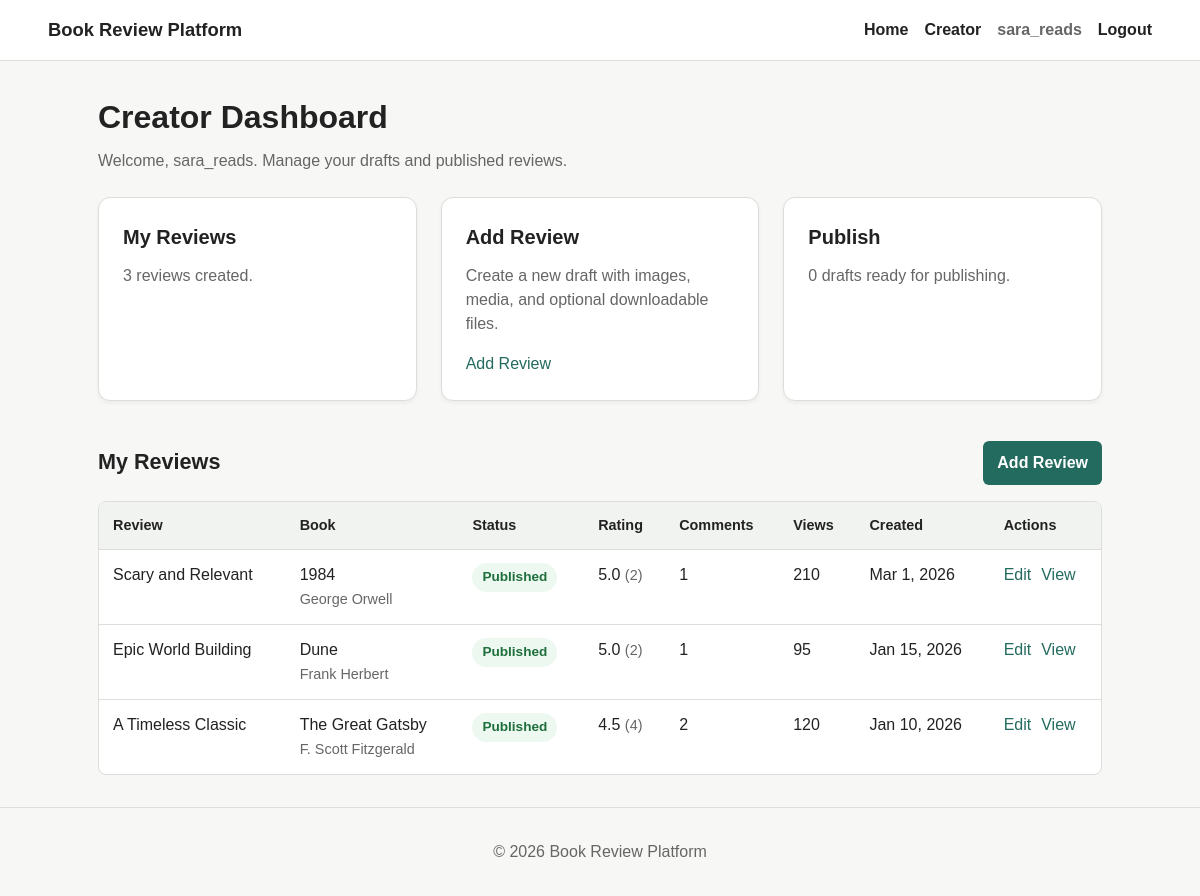
The page /creator/index.php (signed in) on the database its author committed.
### tables this page shows
CREATE TABLE dbProj_reviews (
    review_id           INT AUTO_INCREMENT PRIMARY KEY,
    book_id             INT NOT NULL,
    user_id             INT NOT NULL,
    review_title        VARCHAR(200) NOT NULL,
    review_content      TEXT NOT NULL,
    cover_image         VARCHAR(255),
    media_file          VARCHAR(255),           
    downloadable_file   VARCHAR(255),           
    status              ENUM('draft', 'published') DEFAULT 'draft',
    view_count          INT DEFAULT 0,
    created_at          DATETIME DEFAULT CURRENT_TIMESTAMP,
    FOREIGN KEY (book_id) REFERENCES dbProj_books(book_id),
    FOREIGN KEY (user_id) REFERENCES dbProj_users(user_id),
    FULLTEXT INDEX ft_reviews (review_title, review_content)
);

CREATE TABLE dbProj_books (
    book_id         INT AUTO_INCREMENT PRIMARY KEY,
    title           VARCHAR(200) NOT NULL,
    author          VARCHAR(150) NOT NULL,
    description     TEXT,
    cover_image     VARCHAR(255),
    category_id     INT,
    added_by        INT,
    created_at      DATETIME DEFAULT CURRENT_TIMESTAMP,
    FOREIGN KEY (category_id) REFERENCES dbProj_categories(category_id),
    FOREIGN KEY (added_by) REFERENCES dbProj_users(user_id),
    FULLTEXT INDEX ft_books (title, author, description)    
);

### includes/auth.php (called while the page is built, shortened)
<?php
function current_user(): ?array
{
    return $_SESSION['user'] ?? null;
}

### config/database.php (called while the page is built, shortened)
<?php
function db(): PDO
{
    $dsn = sprintf(
        'mysql:host=%s;dbname=%s;charset=%s',
        $_ENV['DB_HOST']    ?? DB_HOST,
        $_ENV['DB_NAME']    ?? DB_NAME,
        $_ENV['DB_CHARSET'] ?? DB_CHARSET
    );
    $pdo = new PDO($dsn, $_ENV['DB_USER'] ?? 'root', $_ENV['DB_PASS'] ?? '', [
        PDO::ATTR_ERRMODE            => PDO::ERRMODE_EXCEPTION,
        PDO::ATTR_DEFAULT_FETCH_MODE => PDO::FETCH_ASSOC,
        PDO::ATTR_EMULATE_PREPARES   => false,
    ]);
    return $pdo;
}

### creator/index.php (the view, shortened to what this page needs)
<?php
require_once __DIR__ . '/../config/database.php';
require_once __DIR__ . '/../includes/auth.php';
require_once __DIR__ . '/../includes/layout.php';
$user = current_user();
$reviews = [];
$loadError = '';
$draftCount = 0;
try {
    $stmt = db()->prepare(
        "SELECT
            r.review_id,
            r.review_title,
            r.status,
            r.view_count,
            r.created_at,
            b.title AS book_title,
            b.author AS book_author,
            ROUND(AVG(rt.rating), 1) AS average_rating,
            COUNT(rt.rating_id) AS rating_count,
            COUNT(DISTINCT cm.comment_id) AS comment_count
        FROM dbProj_reviews r
        INNER JOIN dbProj_books b ON r.book_id = b.book_id
        LEFT JOIN dbProj_ratings rt ON r.review_id = rt.review_id
        LEFT JOIN dbProj_comments cm ON r.review_id = cm.review_id
        WHERE r.user_id = :user_id
        GROUP BY
            r.review_id,
            r.review_title,
            r.status,
            r.view_count,
            r.created_at,
            b.title,
            b.author
        ORDER BY r.created_at DESC"
    );
    $stmt->execute([':user_id' => $user['id']]);
    $reviews = $stmt->fetchAll();
    $draftCount = count(array_filter($reviews, static fn (array $review): bool => $review['status'] === 'draft'));
} catch (PDOException $exception) {
    $loadError = 'Your reviews could not be loaded. Check the database connection.';
}
?>
<section class="page-intro">
    <h1>Creator Dashboard</h1>
    <p>Welcome, <?= e($user['username'] ?? 'creator') ?>. Manage your drafts and published reviews.</p>
</section>
<section class="dashboard-grid" aria-label="Creator actions">
    <article class="dashboard-card">
        <h2>My Reviews</h2>
        <p><?= count($reviews) ?> review<?= count($reviews) === 1 ? '' : 's' ?> created.</p>
    </article>
    <article class="dashboard-card">
        <h2>Add Review</h2>
        <p>Create a new draft with images, media, and optional downloadable files.</p>
        <a href="create.php">Add Review</a>
    </article>
    <article class="dashboard-card">
        <h2>Publish</h2>
        <p><?= $draftCount ?> draft<?= $draftCount === 1 ? '' : 's' ?> ready for publishing.</p>
    </article>
</section>
<?php if ($loadError !== ''): ?>
    <section class="notice notice-error">
        <p><?= e($loadError) ?></p>
    </section>
<?php else: ?>
    <section class="table-panel" id="my-reviews" aria-labelledby="creator-reviews-title">
        <div class="section-heading">
            <h2 id="creator-reviews-title">My Reviews</h2>
            <a class="button-link" href="create.php">Add Review</a>
        </div>
        <div class="responsive-table">
            <table>
                <thead>
                    <tr>
                        <th scope="col">Review</th>
                        <th scope="col">Book</th>
                        <th scope="col">Status</th>
                        <th scope="col">Rating</th>
                        <th scope="col">Comments</th>
                        <th scope="col">Views</th>
                        <th scope="col">Created</th>
                        <th scope="col">Actions</th>
                    </tr>
                </thead>
                <tbody>
                    <?php foreach ($reviews as $review): ?>
                        <tr>
                            <td><?= e($review['review_title']) ?></td>
                            <td>
                                <?= e($review['book_title']) ?><br>
                                <span class="muted-text"><?= e($review['book_author']) ?></span>
                            </td>
                            <td>
                                <span class="status-badge status-<?= e($review['status']) ?>">
                                    <?= e(ucfirst((string) $review['status'])) ?>
                                </span>
                            </td>
                            <td>
                                <?php if ($review['average_rating'] === null): ?>
                                    <span class="muted-text">No ratings</span>
                                <?php else: ?>
                                    <?= e((string) $review['average_rating']) ?>
                                    <span class="muted-text">(<?= e((string) $review['rating_count']) ?>)</span>
                                <?php endif; ?>
                            </td>
                            <td><?= e((string) $review['comment_count']) ?></td>
                            <td><?= e((string) $review['view_count']) ?></td>
                            <td><?= e(date('M j, Y', strtotime((string) $review['created_at']))) ?></td>
                            <td>
                                <div class="table-actions">
                                    <a href="edit.php?id=<?= e((string) $review['review_id']) ?>">Edit</a>
                                    <?php if ($review['status'] === 'draft'): ?>
                                        <a href="publish.php?id=<?= e((string) $review['review_id']) ?>">Publish</a>
                                    <?php else: ?>
                                        <a href="../review.php?id=<?= e((string) $review['review_id']) ?>">View</a>
                                    <?php endif; ?>
                                </div>
                            </td>
                        </tr>
                    <?php endforeach; ?>
                </tbody>
            </table>
        </div>
    </section>
<?php endif; ?>

### assets/css/style.css (style rules this page uses)
:root { --bg: #f7f7f5; --surface: #ffffff; --text: #222222; --muted: #666666; --border: #ddddda; --accent: #246b5f; --accent-dark: #174a42; --danger-bg: #fff1f0; --danger-border: #e6b8b5; --danger-text: #8a2b24; --success-bg: #edf8f1; --success-border: #b7dcc4; --success-text: #1f6f3c; }
* { box-sizing: border-box; }
body { margin: 0; background: var(--bg); color: var(--text); font-family: Arial, Helvetica, sans-serif; line-height: 1.5; }
a { color: var(--accent); text-decoration: none; }
.page-intro { margin-bottom: 24px; }
.page-intro h1 { font-size: 2rem; margin: 0 0 8px; }
.page-intro p { color: var(--muted); margin: 0; }
.dashboard-grid { display: grid; gap: 24px; grid-template-columns: repeat(auto-fit, minmax(280px, 1fr)); margin-bottom: 40px; }
.dashboard-card { background: var(--surface); border: 1px solid var(--border); border-radius: 12px; padding: 24px; box-shadow: 0 2px 4px rgba(0,0,0,0.05); display: flex; flex-direction: column; }
.dashboard-card h2 { font-size: 1.25rem; margin: 0 0 12px; }
.dashboard-card p { color: var(--muted); margin: 0 0 16px; flex-grow: 1; }
.dashboard-card p:last-child { margin-bottom: 0; }
.section-heading { align-items: center; display: flex; gap: 16px; justify-content: space-between; margin: 28px 0 16px; }
.section-heading h2 { font-size: 1.35rem; margin: 0; }
.table-panel { margin-top: 24px; }
.responsive-table { background: var(--surface); border: 1px solid var(--border); border-radius: 8px; overflow-x: auto; }
table { border-collapse: collapse; min-width: 900px; width: 100%; }
th, td { border-bottom: 1px solid var(--border); padding: 13px 14px; text-align: left; vertical-align: top; }
th { background: #f1f3f0; font-size: 0.9rem; }
tr:last-child td { border-bottom: 0; }
.muted-text { color: var(--muted); font-size: 0.9rem; }
.status-badge { border-radius: 999px; display: inline-block; font-size: 0.85rem; font-weight: 700; padding: 4px 10px; }
.status-published { background: var(--success-bg); color: var(--success-text); }
.table-actions { display: flex; flex-wrap: wrap; gap: 10px; }
.button-link { align-self: flex-start; background: var(--accent); border-radius: 6px; color: #ffffff; font-weight: 700; margin-top: auto; padding: 10px 14px; }

### rows shown on the page
dbproj_reviews: review_title "Scary and Relevant", book.title "1984", book.author "George Orwell", status "Published", average_rating "5.0", rating_count "2", comment_count "1", view_count "210", created_at "Mar 1, 2026"
dbproj_reviews: review_title "Epic World Building", book.title "Dune", book.author "Frank Herbert", status "Published", average_rating "5.0", rating_count "2", comment_count "1", view_count "95", created_at "Jan 15, 2026"
dbproj_reviews: review_title "A Timeless Classic", book.title "The Great Gatsby", book.author "F. Scott Fitzgerald", status "Published", average_rating "4.5", rating_count "4", comment_count "2", view_count "120", created_at "Jan 10, 2026"

### other values the page prints
$currentUser['username'] "sara_reads"
$user['username'] "sara_reads"
count($reviews) "3"
$draftCount "0"
